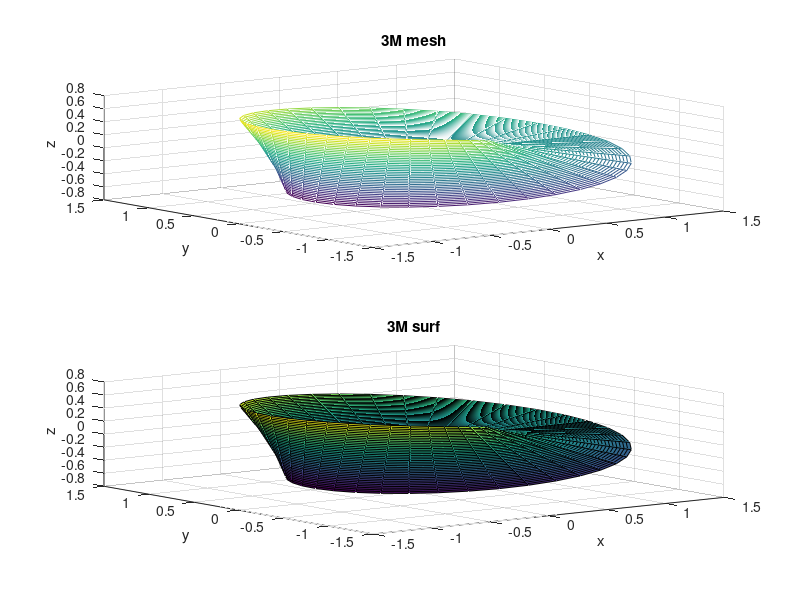

Source code (MATLAB):
clear all
u1=0;
u2=2.*pi;
v1=-1./2;
v2=1./2;
n1=40;
n2=40;
u=linspace(u1,u2,n1);
v=linspace(v1,v2,n2);
[UU,VV]=meshgrid(u,v);
a=5;
b=5;

X=(1+VV.*cos((1./2).*UU)).*cos(UU);
Y=(1+VV.*cos((1./2).*UU)).*sin(UU);
Z=VV.*sin((1./2).*UU);
subplot(2,1,1)
mesh(X, Y, Z)
title('3M mesh')
xlabel('x')
ylabel('y')
zlabel('z')
subplot(2,1,2)
surf(X, Y, Z)
title('3M surf')
xlabel('x')
ylabel('y')
zlabel('z')